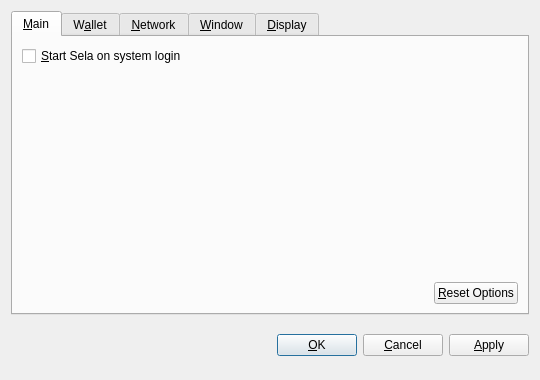
<?xml version="1.0" encoding="UTF-8"?>
<ui version="4.0">
 <class>OptionsDialog</class>
 <widget class="QDialog" name="OptionsDialog">
  <property name="geometry">
   <rect>
    <x>0</x>
    <y>0</y>
    <width>540</width>
    <height>380</height>
   </rect>
  </property>
  <property name="windowTitle">
   <string>Options</string>
  </property>
  <property name="modal">
   <bool>true</bool>
  </property>
  <layout class="QVBoxLayout" name="verticalLayout">
   <item>
    <widget class="QTabWidget" name="tabWidget">
     <property name="tabPosition">
      <enum>QTabWidget::North</enum>
     </property>
     <property name="currentIndex">
      <number>0</number>
     </property>
     <widget class="QWidget" name="tabMain">
      <attribute name="title">
       <string>&amp;Main</string>
      </attribute>
      <layout class="QVBoxLayout" name="verticalLayout_Main">
       <item>
        <widget class="QCheckBox" name="bitcoinAtStartup">
         <property name="toolTip">
          <string>Automatically start Sela after logging in to the system.</string>
         </property>
         <property name="text">
          <string>&amp;Start Sela on system login</string>
         </property>
        </widget>
       </item>
       <item>
        <spacer name="verticalSpacer_Main">
         <property name="orientation">
          <enum>Qt::Vertical</enum>
         </property>
         <property name="sizeHint" stdset="0">
          <size>
           <width>20</width>
           <height>40</height>
          </size>
         </property>
        </spacer>
       </item>
       <item>
        <layout class="QHBoxLayout" name="horizontalLayout_2_Main">
         <item>
          <spacer name="horizontalSpacer_2_Main">
           <property name="orientation">
            <enum>Qt::Horizontal</enum>
           </property>
           <property name="sizeHint" stdset="0">
            <size>
             <width>40</width>
             <height>20</height>
            </size>
           </property>
          </spacer>
         </item>
         <item>
          <widget class="QPushButton" name="resetButton">
           <property name="toolTip">
            <string>Reset all client options to default.</string>
           </property>
           <property name="text">
            <string>&amp;Reset Options</string>
           </property>
           <property name="autoDefault">
            <bool>false</bool>
           </property>
          </widget>
         </item>
        </layout>
       </item>
      </layout>
     </widget>
     <widget class="QWidget" name="tabWallet">
      <attribute name="title">
       <string>W&amp;allet</string>
      </attribute>
      <layout class="QVBoxLayout" name="verticalLayout_Network">
       <item>
        <widget class="QLabel" name="transactionFeeInfoLabel">
         <property name="text">
          <string>Optional transaction fee per kB that helps make sure your transactions are processed quickly. Most transactions are 1 kB.</string>
         </property>
         <property name="textFormat">
          <enum>Qt::PlainText</enum>
         </property>
         <property name="wordWrap">
          <bool>true</bool>
         </property>
        </widget>
       </item>
       <item>
        <layout class="QHBoxLayout" name="horizontalLayout_1_Main">
         <item>
          <widget class="QLabel" name="transactionFeeLabel">
           <property name="text">
            <string>Pay transaction &amp;fee</string>
           </property>
           <property name="textFormat">
            <enum>Qt::PlainText</enum>
           </property>
           <property name="buddy">
            <cstring>transactionFee</cstring>
           </property>
          </widget>
         </item>
         <item>
          <widget class="BitcoinAmountField" name="transactionFee"/>
         </item>
         <item>
          <spacer name="horizontalSpacer_1_Main">
           <property name="orientation">
            <enum>Qt::Horizontal</enum>
           </property>
           <property name="sizeHint" stdset="0">
            <size>
             <width>40</width>
             <height>20</height>
            </size>
           </property>
          </spacer>
         </item>
        </layout>
       </item>
       <item>
        <widget class="QLabel" name="label">
         <property name="text">
          <string>If you disable the spending of unconfirmed change, the change from a transaction cannot be used until that transaction has at least one confirmation. This also affects how your balance is computed.</string>
         </property>
         <property name="wordWrap">
          <bool>true</bool>
         </property>
        </widget>
       </item>
       <item>
        <widget class="QCheckBox" name="spendZeroConfChange">
         <property name="text">
          <string>Spend unconfirmed change  (experts only)</string>
         </property>
        </widget>
       </item>
       <item>
        <spacer name="verticalSpacer">
         <property name="orientation">
          <enum>Qt::Vertical</enum>
         </property>
         <property name="sizeHint" stdset="0">
          <size>
           <width>20</width>
           <height>40</height>
          </size>
         </property>
        </spacer>
       </item>
      </layout>
     </widget>
     <widget class="QWidget" name="tabNetwork">
      <attribute name="title">
       <string>&amp;Network</string>
      </attribute>
      <layout class="QVBoxLayout" name="verticalLayout_Network">
       <item>
        <widget class="QCheckBox" name="mapPortUpnp">
         <property name="toolTip">
          <string>Automatically open the Sela client port on the router. This only works when your router supports UPnP and it is enabled.</string>
         </property>
         <property name="text">
          <string>Map port using &amp;UPnP</string>
         </property>
        </widget>
       </item>
       <item>
        <widget class="QCheckBox" name="connectSocks">
         <property name="toolTip">
          <string>Connect to the Sela network through a SOCKS proxy (e.g. when connecting through Tor).</string>
         </property>
         <property name="text">
          <string>&amp;Connect through SOCKS proxy:</string>
         </property>
        </widget>
       </item>
       <item>
        <layout class="QHBoxLayout" name="horizontalLayout_Network">
         <item>
          <widget class="QLabel" name="proxyIpLabel">
           <property name="text">
            <string>Proxy &amp;IP:</string>
           </property>
           <property name="textFormat">
            <enum>Qt::PlainText</enum>
           </property>
           <property name="buddy">
            <cstring>proxyIp</cstring>
           </property>
          </widget>
         </item>
         <item>
          <widget class="QValidatedLineEdit" name="proxyIp">
           <property name="maximumSize">
            <size>
             <width>140</width>
             <height>16777215</height>
            </size>
           </property>
           <property name="toolTip">
            <string>IP address of the proxy (e.g. 127.0.0.1)</string>
           </property>
          </widget>
         </item>
         <item>
          <widget class="QLabel" name="proxyPortLabel">
           <property name="text">
            <string>&amp;Port:</string>
           </property>
           <property name="textFormat">
            <enum>Qt::PlainText</enum>
           </property>
           <property name="buddy">
            <cstring>proxyPort</cstring>
           </property>
          </widget>
         </item>
         <item>
          <widget class="QLineEdit" name="proxyPort">
           <property name="maximumSize">
            <size>
             <width>55</width>
             <height>16777215</height>
            </size>
           </property>
           <property name="toolTip">
            <string>Port of the proxy (e.g. 9050)</string>
           </property>
          </widget>
         </item>
         <item>
          <widget class="QLabel" name="socksVersionLabel">
           <property name="text">
            <string>SOCKS &amp;Version:</string>
           </property>
           <property name="textFormat">
            <enum>Qt::PlainText</enum>
           </property>
           <property name="buddy">
            <cstring>socksVersion</cstring>
           </property>
          </widget>
         </item>
         <item>
          <widget class="QValueComboBox" name="socksVersion">
           <property name="toolTip">
            <string>SOCKS version of the proxy (e.g. 5)</string>
           </property>
          </widget>
         </item>
         <item>
          <spacer name="horizontalSpacer_Network">
           <property name="orientation">
            <enum>Qt::Horizontal</enum>
           </property>
           <property name="sizeHint" stdset="0">
            <size>
             <width>40</width>
             <height>20</height>
            </size>
           </property>
          </spacer>
         </item>
        </layout>
       </item>
       <item>
        <spacer name="verticalSpacer_Network">
         <property name="orientation">
          <enum>Qt::Vertical</enum>
         </property>
         <property name="sizeHint" stdset="0">
          <size>
           <width>20</width>
           <height>40</height>
          </size>
         </property>
        </spacer>
       </item>
      </layout>
     </widget>
     <widget class="QWidget" name="tabWindow">
      <attribute name="title">
       <string>&amp;Window</string>
      </attribute>
      <layout class="QVBoxLayout" name="verticalLayout_Window">
       <item>
        <widget class="QCheckBox" name="minimizeToTray">
         <property name="toolTip">
          <string>Show only a tray icon after minimizing the window.</string>
         </property>
         <property name="text">
          <string>&amp;Minimize to the tray instead of the taskbar</string>
         </property>
        </widget>
       </item>
       <item>
        <widget class="QCheckBox" name="minimizeOnClose">
         <property name="toolTip">
          <string>Minimize instead of exit the application when the window is closed. When this option is enabled, the application will be closed only after selecting Quit in the menu.</string>
         </property>
         <property name="text">
          <string>M&amp;inimize on close</string>
         </property>
        </widget>
       </item>
       <item>
        <spacer name="verticalSpacer_Window">
         <property name="orientation">
          <enum>Qt::Vertical</enum>
         </property>
         <property name="sizeHint" stdset="0">
          <size>
           <width>20</width>
           <height>40</height>
          </size>
         </property>
        </spacer>
       </item>
      </layout>
     </widget>
     <widget class="QWidget" name="tabDisplay">
      <attribute name="title">
       <string>&amp;Display</string>
      </attribute>
      <layout class="QVBoxLayout" name="verticalLayout_Display">
       <item>
        <layout class="QHBoxLayout" name="horizontalLayout_1_Display">
         <item>
          <widget class="QLabel" name="langLabel">
           <property name="text">
            <string>User Interface &amp;language:</string>
           </property>
           <property name="textFormat">
            <enum>Qt::PlainText</enum>
           </property>
           <property name="buddy">
            <cstring>lang</cstring>
           </property>
          </widget>
         </item>
         <item>
          <widget class="QValueComboBox" name="lang">
           <property name="toolTip">
            <string>The user interface language can be set here. This setting will take effect after restarting Sela.</string>
           </property>
          </widget>
         </item>
        </layout>
       </item>
       <item>
        <layout class="QHBoxLayout" name="horizontalLayout_2_Display">
         <item>
          <widget class="QLabel" name="unitLabel">
           <property name="text">
            <string>&amp;Unit to show amounts in:</string>
           </property>
           <property name="textFormat">
            <enum>Qt::PlainText</enum>
           </property>
           <property name="buddy">
            <cstring>unit</cstring>
           </property>
          </widget>
         </item>
         <item>
          <widget class="QValueComboBox" name="unit">
           <property name="toolTip">
            <string>Choose the default subdivision unit to show in the interface and when sending coins.</string>
           </property>
          </widget>
         </item>
        </layout>
       </item>
       <item>
        <widget class="QCheckBox" name="displayAddresses">
         <property name="toolTip">
          <string>Whether to show Sela addresses in the transaction list or not.</string>
         </property>
         <property name="text">
          <string>&amp;Display addresses in transaction list</string>
         </property>
        </widget>
       </item>
       <item>
        <widget class="QCheckBox" name="coinControlFeatures">
         <property name="toolTip">
          <string>Whether to show coin control features or not.</string>
         </property>
         <property name="text">
          <string>Display coin &amp;control features (experts only!)</string>
         </property>
        </widget>
       </item>
       <item>
        <spacer name="verticalSpacer_Display">
         <property name="orientation">
          <enum>Qt::Vertical</enum>
         </property>
         <property name="sizeHint" stdset="0">
          <size>
           <width>20</width>
           <height>40</height>
          </size>
         </property>
        </spacer>
       </item>
      </layout>
     </widget>
    </widget>
   </item>
   <item>
    <layout class="QHBoxLayout" name="horizontalLayout_Buttons">
     <item>
      <spacer name="horizontalSpacer_1">
       <property name="orientation">
        <enum>Qt::Horizontal</enum>
       </property>
       <property name="sizeHint" stdset="0">
        <size>
         <width>40</width>
         <height>48</height>
        </size>
       </property>
      </spacer>
     </item>
     <item>
      <widget class="QLabel" name="statusLabel">
       <property name="font">
        <font>
         <weight>75</weight>
         <bold>true</bold>
        </font>
       </property>
       <property name="text">
        <string/>
       </property>
       <property name="textFormat">
        <enum>Qt::PlainText</enum>
       </property>
       <property name="wordWrap">
        <bool>true</bool>
       </property>
      </widget>
     </item>
     <item>
      <spacer name="horizontalSpacer_2">
       <property name="orientation">
        <enum>Qt::Horizontal</enum>
       </property>
       <property name="sizeHint" stdset="0">
        <size>
         <width>40</width>
         <height>48</height>
        </size>
       </property>
      </spacer>
     </item>
     <item>
      <widget class="QPushButton" name="okButton">
       <property name="text">
        <string>&amp;OK</string>
       </property>
      </widget>
     </item>
     <item>
      <widget class="QPushButton" name="cancelButton">
       <property name="text">
        <string>&amp;Cancel</string>
       </property>
       <property name="autoDefault">
        <bool>false</bool>
       </property>
      </widget>
     </item>
     <item>
      <widget class="QPushButton" name="applyButton">
       <property name="text">
        <string>&amp;Apply</string>
       </property>
       <property name="autoDefault">
        <bool>false</bool>
       </property>
      </widget>
     </item>
    </layout>
   </item>
  </layout>
 </widget>
 <customwidgets>
  <customwidget>
   <class>BitcoinAmountField</class>
   <extends>QSpinBox</extends>
   <header>bitcoinamountfield.h</header>
  </customwidget>
  <customwidget>
   <class>QValueComboBox</class>
   <extends>QComboBox</extends>
   <header>qvaluecombobox.h</header>
  </customwidget>
  <customwidget>
   <class>QValidatedLineEdit</class>
   <extends>QLineEdit</extends>
   <header>qvalidatedlineedit.h</header>
  </customwidget>
 </customwidgets>
 <resources/>
 <connections/>
</ui>
